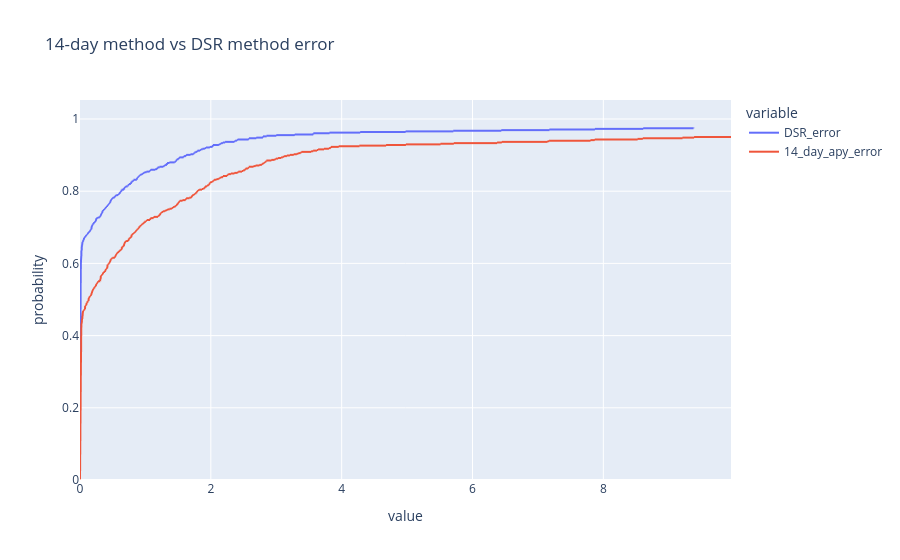

The notebook cell saved with this chart:
### Code cell
px.ecdf(df[['DSR_error', '14_day_apy_error']].abs(), title='14-day method vs DSR method error')

### Figure 1 — Plotly figure (JSON) as saved in the notebook; plotly's stock layout.template omitted (floating-point values rounded to 4 significant figures; data arrays with more than 128 entries replaced by an {"elided": "..."} marker saying what was removed)
{"data": [{"hovertemplate": "variable=DSR_error<br>value=%{x}<br>probability=%{y}<extra></extra>", "legendgroup": "DSR_error", "line": {"dash": "solid", "shape": "hv"}, "marker": {"color": "#636efa", "symbol": "circle"}, "mode": "lines", "name": "DSR_error", "showlegend": true, "type": "scattergl", "x": {"elided": "583 float values"}, "xaxis": "x", "y": {"elided": "583 float values"}, "yaxis": "y"}, {"hovertemplate": "variable=14_day_apy_error<br>value=%{x}<br>probability=%{y}<extra></extra>", "legendgroup": "14_day_apy_error", "line": {"dash": "solid", "shape": "hv"}, "marker": {"color": "#EF553B", "symbol": "circle"}, "mode": "lines", "name": "14_day_apy_error", "showlegend": true, "type": "scattergl", "x": {"elided": "583 float values"}, "xaxis": "x", "y": {"elided": "583 float values"}, "yaxis": "y"}], "layout": {"legend": {"title": {"text": "variable"}, "tracegroupgap": 0}, "title": {"text": "14-day method vs DSR method error"}, "xaxis": {"anchor": "y", "domain": [0, 1], "title": {"text": "value"}}, "yaxis": {"anchor": "x", "domain": [0, 1], "rangemode": "tozero", "title": {"text": "probability"}}}}
